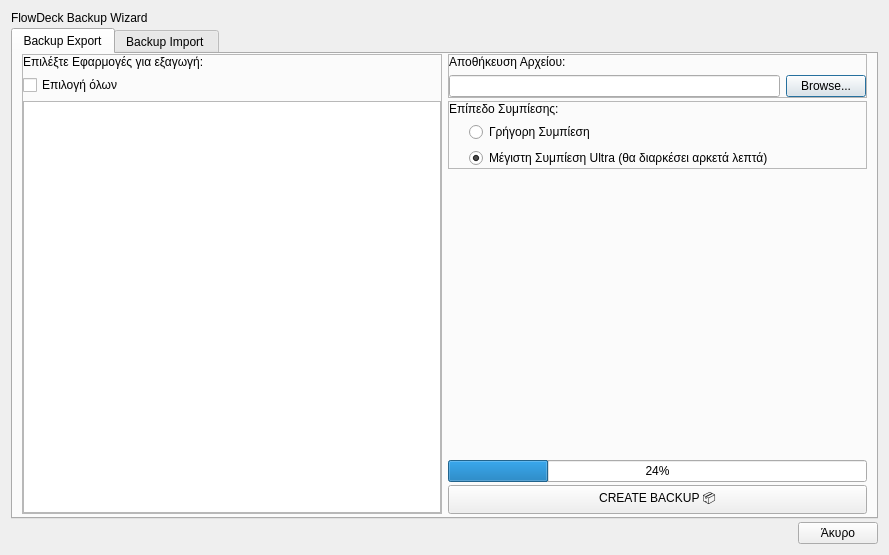
<?xml version="1.0" encoding="UTF-8"?>
<ui version="4.0">
 <class>BackupWizardDialog</class>
 <widget class="QDialog" name="BackupWizardDialog">
  <property name="geometry">
   <rect>
    <x>0</x>
    <y>0</y>
    <width>889</width>
    <height>555</height>
   </rect>
  </property>
  <property name="windowTitle">
   <string>Dialog</string>
  </property>
  <layout class="QVBoxLayout" name="verticalLayout">
   <property name="spacing">
    <number>3</number>
   </property>
   <item>
    <widget class="QLabel" name="lbl_wizardTitle">
     <property name="text">
      <string>FlowDeck Backup Wizard</string>
     </property>
    </widget>
   </item>
   <item>
    <widget class="QTabWidget" name="tabs_Backup">
     <property name="currentIndex">
      <number>0</number>
     </property>
     <widget class="QWidget" name="tab_2">
      <attribute name="title">
       <string>Backup Export</string>
      </attribute>
      <layout class="QHBoxLayout" name="horizontalLayout_4">
       <property name="topMargin">
        <number>0</number>
       </property>
       <property name="bottomMargin">
        <number>3</number>
       </property>
       <item>
        <widget class="QFrame" name="frm_fdaApps">
         <property name="frameShape">
          <enum>QFrame::StyledPanel</enum>
         </property>
         <property name="frameShadow">
          <enum>QFrame::Raised</enum>
         </property>
         <layout class="QVBoxLayout" name="verticalLayout_12">
          <property name="leftMargin">
           <number>0</number>
          </property>
          <property name="topMargin">
           <number>0</number>
          </property>
          <property name="rightMargin">
           <number>0</number>
          </property>
          <property name="bottomMargin">
           <number>0</number>
          </property>
          <item>
           <layout class="QVBoxLayout" name="verticalLayout_4">
            <property name="leftMargin">
             <number>0</number>
            </property>
            <property name="rightMargin">
             <number>0</number>
            </property>
            <item>
             <widget class="QLabel" name="lbl_fdaSelect">
              <property name="text">
               <string>Επιλέξτε Εφαρμογές για εξαγωγή:</string>
              </property>
              <property name="textFormat">
               <enum>Qt::AutoText</enum>
              </property>
             </widget>
            </item>
            <item>
             <widget class="QCheckBox" name="cbx_fdaAll">
              <property name="text">
               <string>Επιλογή όλων</string>
              </property>
             </widget>
            </item>
            <item>
             <widget class="QListWidget" name="list_fdaApps"/>
            </item>
           </layout>
          </item>
         </layout>
        </widget>
       </item>
       <item>
        <layout class="QVBoxLayout" name="verticalLayout_5">
         <property name="spacing">
          <number>3</number>
         </property>
         <property name="leftMargin">
          <number>0</number>
         </property>
         <property name="rightMargin">
          <number>0</number>
         </property>
         <item>
          <widget class="QFrame" name="frm_fdaSavePath">
           <property name="frameShape">
            <enum>QFrame::StyledPanel</enum>
           </property>
           <property name="frameShadow">
            <enum>QFrame::Raised</enum>
           </property>
           <layout class="QVBoxLayout" name="verticalLayout_13">
            <property name="leftMargin">
             <number>0</number>
            </property>
            <property name="topMargin">
             <number>0</number>
            </property>
            <property name="rightMargin">
             <number>0</number>
            </property>
            <property name="bottomMargin">
             <number>0</number>
            </property>
            <item>
             <widget class="QLabel" name="lbl_fdaSave">
              <property name="text">
               <string>Αποθήκευση Αρχείου:</string>
              </property>
             </widget>
            </item>
            <item>
             <layout class="QHBoxLayout" name="horizontalLayout_5">
              <item>
               <widget class="QLineEdit" name="txt_fdaPath"/>
              </item>
              <item>
               <widget class="QPushButton" name="btn_fdaBrowse">
                <property name="text">
                 <string>Browse...</string>
                </property>
               </widget>
              </item>
             </layout>
            </item>
           </layout>
          </widget>
         </item>
         <item>
          <widget class="QFrame" name="frm_fdaCompress">
           <property name="frameShape">
            <enum>QFrame::StyledPanel</enum>
           </property>
           <property name="frameShadow">
            <enum>QFrame::Raised</enum>
           </property>
           <layout class="QVBoxLayout" name="verticalLayout_7">
            <property name="leftMargin">
             <number>0</number>
            </property>
            <property name="topMargin">
             <number>0</number>
            </property>
            <property name="rightMargin">
             <number>0</number>
            </property>
            <property name="bottomMargin">
             <number>0</number>
            </property>
            <item>
             <widget class="QLabel" name="lbl_fdaCompress">
              <property name="text">
               <string>Επίπεδο Συμπίεσης:</string>
              </property>
             </widget>
            </item>
            <item>
             <layout class="QVBoxLayout" name="verticalLayout_16">
              <property name="leftMargin">
               <number>20</number>
              </property>
              <property name="topMargin">
               <number>0</number>
              </property>
              <item>
               <widget class="QRadioButton" name="rad_fast_zip">
                <property name="text">
                 <string>Γρήγορη Συμπίεση</string>
                </property>
               </widget>
              </item>
              <item>
               <widget class="QRadioButton" name="rad_ultra_7z">
                <property name="text">
                 <string>Μέγιστη Συμπίεση Ultra (θα διαρκέσει αρκετά λεπτά)</string>
                </property>
                <property name="checked">
                 <bool>true</bool>
                </property>
               </widget>
              </item>
             </layout>
            </item>
           </layout>
          </widget>
         </item>
         <item>
          <spacer name="verticalSpacer_3">
           <property name="orientation">
            <enum>Qt::Vertical</enum>
           </property>
           <property name="sizeHint" stdset="0">
            <size>
             <width>20</width>
             <height>40</height>
            </size>
           </property>
          </spacer>
         </item>
         <item>
          <widget class="QLabel" name="lbl_fdaCurrentAppProcessing">
           <property name="text">
            <string/>
           </property>
          </widget>
         </item>
         <item>
          <widget class="QProgressBar" name="progress_fda">
           <property name="value">
            <number>24</number>
           </property>
          </widget>
         </item>
         <item>
          <widget class="QPushButton" name="btn_createFdaArchive">
           <property name="text">
            <string>CREATE BACKUP 📦</string>
           </property>
          </widget>
         </item>
        </layout>
       </item>
      </layout>
     </widget>
     <widget class="QWidget" name="tab_3">
      <attribute name="title">
       <string>Backup Import </string>
      </attribute>
      <layout class="QHBoxLayout" name="horizontalLayout_11">
       <property name="topMargin">
        <number>0</number>
       </property>
       <property name="bottomMargin">
        <number>3</number>
       </property>
       <item>
        <widget class="QFrame" name="frm_importApps">
         <property name="minimumSize">
          <size>
           <width>30</width>
           <height>0</height>
          </size>
         </property>
         <property name="frameShape">
          <enum>QFrame::StyledPanel</enum>
         </property>
         <property name="frameShadow">
          <enum>QFrame::Raised</enum>
         </property>
         <layout class="QVBoxLayout" name="verticalLayout_15">
          <property name="leftMargin">
           <number>0</number>
          </property>
          <property name="topMargin">
           <number>0</number>
          </property>
          <property name="rightMargin">
           <number>0</number>
          </property>
          <property name="bottomMargin">
           <number>0</number>
          </property>
          <item>
           <widget class="QLabel" name="lbl_importSelect">
            <property name="text">
             <string>Επιλέξτε Εφαρμογές για εισαγωγή:</string>
            </property>
           </widget>
          </item>
          <item>
           <widget class="QCheckBox" name="cbx_importAll">
            <property name="text">
             <string>Επιλογή όλων</string>
            </property>
           </widget>
          </item>
          <item>
           <widget class="QListWidget" name="list_importApps"/>
          </item>
         </layout>
        </widget>
       </item>
       <item>
        <layout class="QVBoxLayout" name="verticalLayout_6">
         <property name="spacing">
          <number>2</number>
         </property>
         <property name="leftMargin">
          <number>0</number>
         </property>
         <property name="topMargin">
          <number>0</number>
         </property>
         <property name="rightMargin">
          <number>0</number>
         </property>
         <property name="bottomMargin">
          <number>0</number>
         </property>
         <item>
          <widget class="QFrame" name="frm_importTools">
           <property name="frameShape">
            <enum>QFrame::StyledPanel</enum>
           </property>
           <property name="frameShadow">
            <enum>QFrame::Raised</enum>
           </property>
           <layout class="QVBoxLayout" name="verticalLayout_14">
            <property name="leftMargin">
             <number>0</number>
            </property>
            <property name="topMargin">
             <number>0</number>
            </property>
            <property name="rightMargin">
             <number>0</number>
            </property>
            <property name="bottomMargin">
             <number>0</number>
            </property>
            <item>
             <layout class="QVBoxLayout" name="verticalLayout_8">
              <property name="leftMargin">
               <number>0</number>
              </property>
              <property name="topMargin">
               <number>0</number>
              </property>
              <property name="rightMargin">
               <number>0</number>
              </property>
              <property name="bottomMargin">
               <number>0</number>
              </property>
              <item>
               <widget class="QLabel" name="lbl_importSource">
                <property name="text">
                 <string>Επιλέξτε Αρχείο:</string>
                </property>
               </widget>
              </item>
              <item>
               <layout class="QHBoxLayout" name="horizontalLayout_6">
                <item>
                 <widget class="QLineEdit" name="txt_importSourcePath"/>
                </item>
                <item>
                 <widget class="QPushButton" name="btn_importSourceBrowse">
                  <property name="text">
                   <string>Browse...</string>
                  </property>
                 </widget>
                </item>
               </layout>
              </item>
              <item>
               <widget class="QLabel" name="lbl_importDestination">
                <property name="text">
                 <string>Πού θα εγκατασταθούν οι Portable εφαρμογές;</string>
                </property>
               </widget>
              </item>
              <item>
               <layout class="QHBoxLayout" name="horizontalLayout_7">
                <item>
                 <widget class="QLineEdit" name="txt_importDestinationPath">
                  <property name="placeholderText">
                   <string>C:\FlowDeckApps</string>
                  </property>
                 </widget>
                </item>
                <item>
                 <widget class="QPushButton" name="btn_importDestinationBrowse">
                  <property name="text">
                   <string>Browse...</string>
                  </property>
                 </widget>
                </item>
               </layout>
              </item>
              <item>
               <widget class="QCheckBox" name="cbx_importSetting">
                <property name="text">
                 <string>Εξαγωγή Ρυθμίσεων Εφαρμογής</string>
                </property>
               </widget>
              </item>
             </layout>
            </item>
           </layout>
          </widget>
         </item>
         <item>
          <widget class="QFrame" name="frm_importInfo">
           <property name="frameShape">
            <enum>QFrame::StyledPanel</enum>
           </property>
           <property name="frameShadow">
            <enum>QFrame::Raised</enum>
           </property>
           <layout class="QVBoxLayout" name="verticalLayout_17">
            <property name="leftMargin">
             <number>0</number>
            </property>
            <property name="topMargin">
             <number>0</number>
            </property>
            <property name="rightMargin">
             <number>0</number>
            </property>
            <property name="bottomMargin">
             <number>0</number>
            </property>
            <item>
             <widget class="QLabel" name="lbl_importInfo">
              <property name="text">
               <string>Πληροφορίες</string>
              </property>
             </widget>
            </item>
            <item>
             <layout class="QVBoxLayout" name="verticalLayout_18">
              <property name="leftMargin">
               <number>20</number>
              </property>
              <property name="topMargin">
               <number>0</number>
              </property>
              <item>
               <widget class="QLabel" name="lblwIZ_SummarySize">
                <property name="text">
                 <string>Απαιτούμενος Χώρος Στον Δίσκο:</string>
                </property>
               </widget>
              </item>
              <item>
               <widget class="QLabel" name="lblWiz_FileName">
                <property name="text">
                 <string>Όνομα Αρχείου:</string>
                </property>
               </widget>
              </item>
              <item>
               <widget class="QLabel" name="lblWiz_SummaryApps">
                <property name="text">
                 <string>Εφαρμογές για εξαγωγή:</string>
                </property>
               </widget>
              </item>
              <item>
               <widget class="QLabel" name="lblWiz_CurrentAction">
                <property name="text">
                 <string>Κατάσταση:</string>
                </property>
               </widget>
              </item>
             </layout>
            </item>
           </layout>
          </widget>
         </item>
         <item>
          <spacer name="verticalSpacer_2">
           <property name="orientation">
            <enum>Qt::Vertical</enum>
           </property>
           <property name="sizeHint" stdset="0">
            <size>
             <width>20</width>
             <height>40</height>
            </size>
           </property>
          </spacer>
         </item>
         <item>
          <widget class="QLabel" name="lblWiz_ImmportAppLive">
           <property name="text">
            <string/>
           </property>
          </widget>
         </item>
         <item>
          <widget class="QProgressBar" name="progress_import">
           <property name="value">
            <number>24</number>
           </property>
          </widget>
         </item>
         <item>
          <widget class="QPushButton" name="btn_startImport">
           <property name="text">
            <string>IMPORT BACKUP 📥</string>
           </property>
          </widget>
         </item>
        </layout>
       </item>
      </layout>
     </widget>
    </widget>
   </item>
   <item>
    <layout class="QHBoxLayout" name="horizontalLayout_10">
     <property name="spacing">
      <number>3</number>
     </property>
     <property name="topMargin">
      <number>0</number>
     </property>
     <item>
      <spacer name="horizontalSpacer_2">
       <property name="orientation">
        <enum>Qt::Horizontal</enum>
       </property>
       <property name="sizeHint" stdset="0">
        <size>
         <width>40</width>
         <height>20</height>
        </size>
       </property>
      </spacer>
     </item>
     <item>
      <widget class="QPushButton" name="btn_closeWizard">
       <property name="text">
        <string>Άκυρο</string>
       </property>
      </widget>
     </item>
    </layout>
   </item>
  </layout>
 </widget>
 <resources/>
 <connections/>
</ui>
